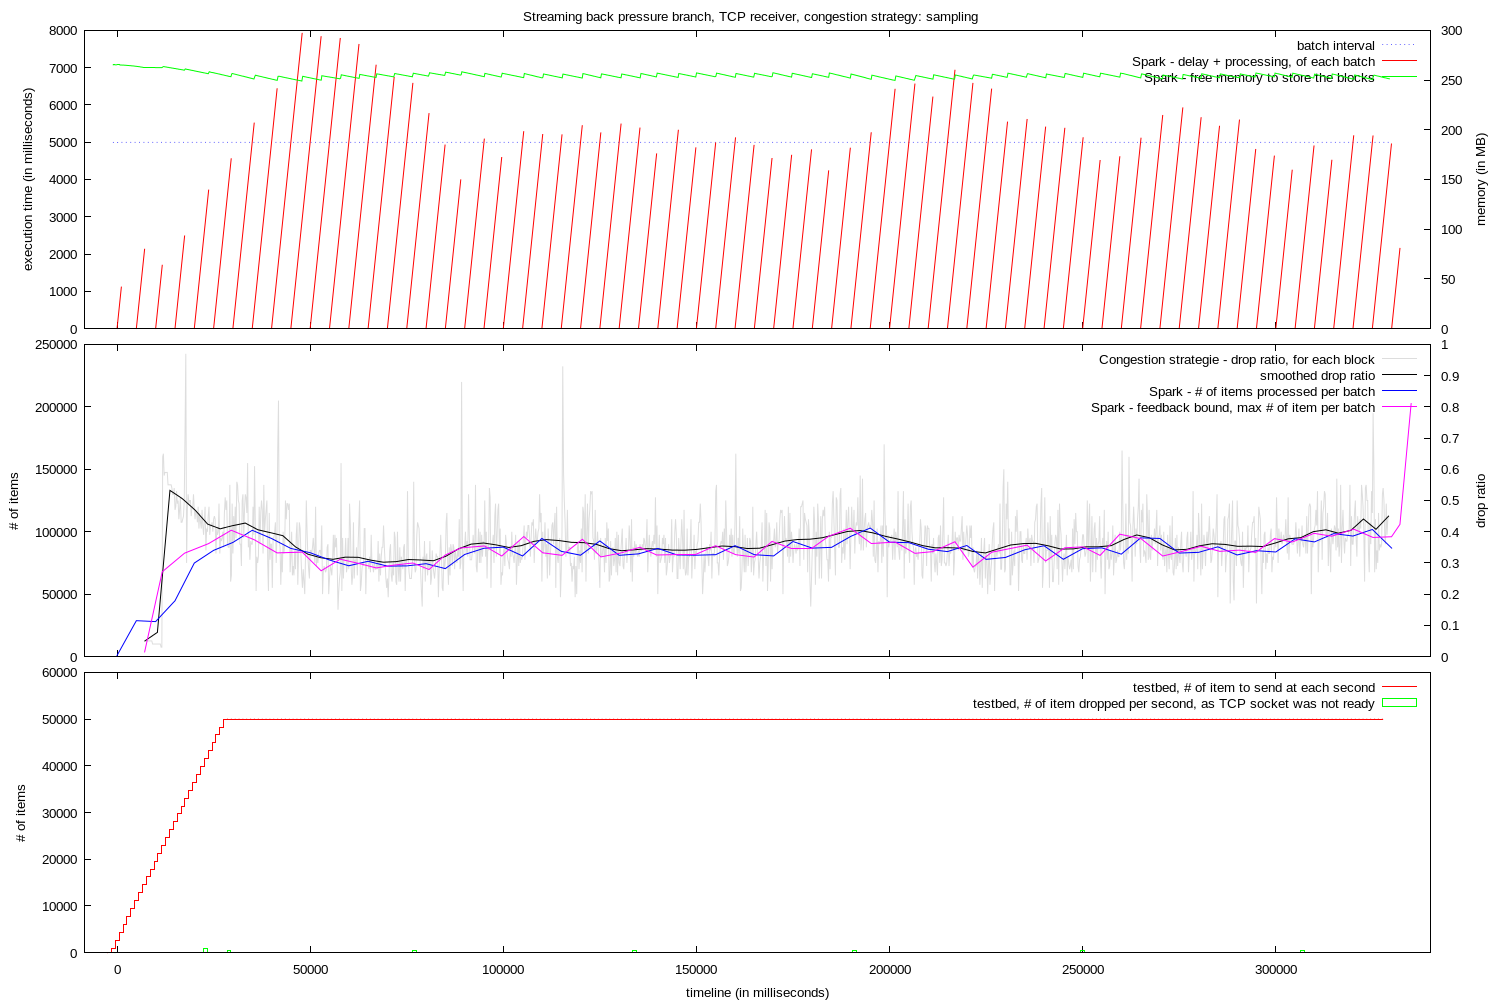

Recreate this plot in gnuplot.

set y2range [0:]
set y2tics
set yrange [0:]
set lmargin 12
set rmargin 10

set style arrow 1 nohead ls 1
set ytics nomirror

set terminal pngcairo dashed enhanced font "arial,10" fontscale 1.0 size 1500,1000
set output "graph.png"

set multiplot layout 3, 1 title "Streaming back pressure branch, TCP receiver, congestion strategy: sampling"

set xrange [ -8427 : 340046 ]
set xtics format " "
set bmargin 1
set ylabel "execution time (in milliseconds)"
set y2label "memory (in MB)"

plot "memory.log" using 1:(5000) with line lt 0 lc 3 title "batch interval", \
  "execution.log" using 2:(0):($1-$2):($1-$2) with vector title "Spark - delay + processing, of each batch" arrowstyle 1, \
  "memory.log" using 1:($2/1024) axes x1y2 with lines title "Spark - free memory to store the blocks" lt 1 lc 2
 


set tmargin 0
set ylabel "# of items"
set y2label "drop ratio"

plot "ratio.log" using 1:2 axes x1y2 with lines title "Congestion strategie - drop ratio, for each block" lt 1 lc rgb "#DDDDDD", \
  "ratio.log" u 1:2 axes x1y2 smooth bezier title "smoothed drop ratio" lt 1 lc "black", \
"execution.log" using 2:4 with line title "Spark - # of items processed per batch" lt 1 lc 3, \
  "feedback.log" using 1:($2 * 25) with lines title "Spark - feedback bound, max # of item per batch" lt 1 lc 4


set xlabel "timeline (in milliseconds)"


set xtics format "%g"
set bmargin 3
set ylabel "# of items"
unset y2label
unset y2tics


set yrange [ 0 : 60000 ]
set y2range [ 0 : 997 ]

set boxwidth 1000

plot "tick.log" using 1:2 with steps title "testbed, # of item to send at each second" lt 1 lc 1, \
  "droppedValuesPerSecond.log" using 1:2 with boxes title "testbed, # of item dropped per second, as TCP socket was not ready" lt 1 lc 2


unset multiplot
